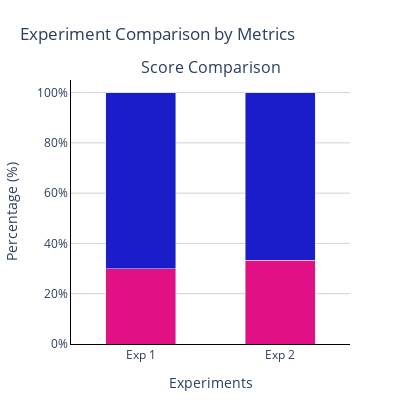

The notebook cell saved with this chart:
### Code cell
p.compare_and_plot(
    experiment_names=["xenodochial_hoare","confident_liskov"],
    model=ExperimentModel,
    metric_names=["score"]
)

### Figure 1 — Plotly figure (JSON) as saved in the notebook; plotly's stock layout.template omitted (floating-point values rounded to 4 significant figures)
{"data": [{"hoverinfo": "text", "hovertext": ["Fail: 30.0%", "Fail: 33.3%"], "marker": {"color": "#e11185"}, "name": "Fail", "showlegend": false, "type": "bar", "width": 0.5, "x": ["Exp 1", "Exp 2"], "xaxis": "x", "y": [30, 33.33], "yaxis": "y"}, {"hoverinfo": "text", "hovertext": ["Pass: 70.0%", "Pass: 66.7%"], "marker": {"color": "#1a1dc9"}, "name": "Pass", "showlegend": false, "type": "bar", "width": 0.5, "x": ["Exp 1", "Exp 2"], "xaxis": "x", "y": [70, 66.67], "yaxis": "y"}], "layout": {"annotations": [{"font": {"size": 16}, "showarrow": false, "text": "Score Comparison", "x": 0.5, "xanchor": "center", "xref": "paper", "y": 1, "yanchor": "bottom", "yref": "paper"}], "barmode": "stack", "height": 400, "hovermode": "closest", "margin": {"b": 50, "l": 50, "r": 50, "t": 80}, "plot_bgcolor": "white", "showlegend": false, "title": {"text": "Experiment Comparison by Metrics"}, "width": 400, "xaxis": {"anchor": "y", "domain": [0, 1], "linecolor": "black", "linewidth": 1, "showgrid": false, "showline": true, "tickangle": 0, "title": {"text": "Experiments"}}, "yaxis": {"anchor": "x", "domain": [0, 1], "gridcolor": "lightgray", "linecolor": "black", "linewidth": 1, "range": [0, 105], "showgrid": true, "showline": true, "ticksuffix": "%", "title": {"text": "Percentage (%)"}}}}
